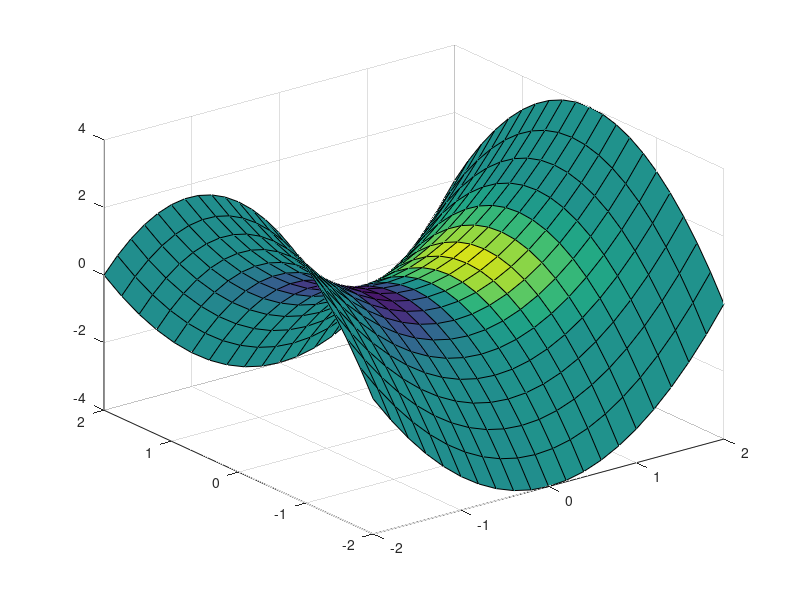

MATLAB code for this plot:
[X,Y,Z] = meshgrid(-5:0.2:5);
V = X.*exp(-X.^2-Y.^2-Z.^2);

[xsurf,ysurf] = meshgrid(-2:0.2:2);
zsurf = xsurf.^2-ysurf.^2;
slice(X,Y,Z,V,xsurf,ysurf,zsurf)